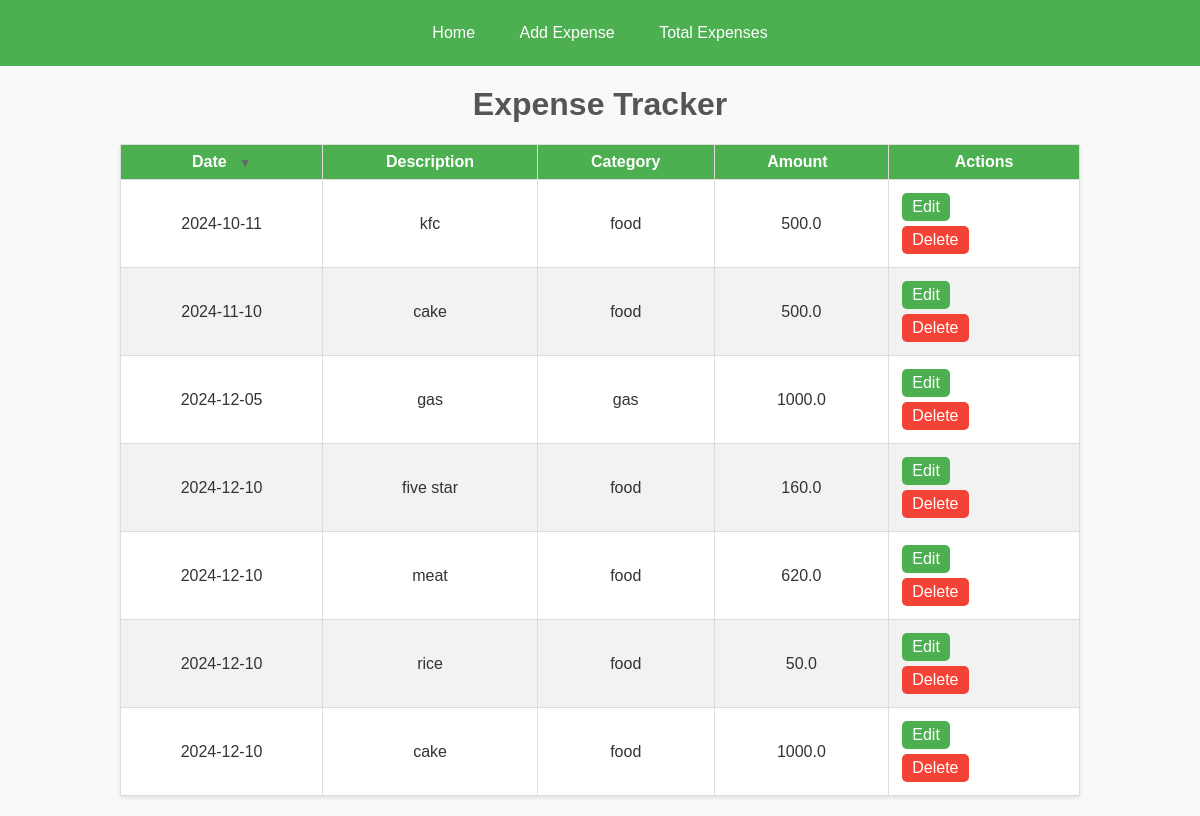
The page / on the database its author committed.
### tables this page shows
CREATE TABLE expenses (
                        id INTEGER PRIMARY KEY AUTOINCREMENT,
                        date TEXT NOT NULL,
                        description TEXT NOT NULL,
                        category TEXT NOT NULL,
                        amount REAL NOT NULL);

### app.py (the view)
@app.route('/')
def index():
    conn = sqlite3.connect('expenses.db')
    cursor = conn.cursor()
    cursor.execute("SELECT * FROM expenses")
    expenses = cursor.fetchall()
    conn.close()
    return render_template('index.html', expenses=expenses)

### templates/index.html (shortened to what this page needs)
<!DOCTYPE html>
<html lang="en">
<head>
    <link rel="stylesheet" href="/static/styles.css">
</head>
<body>
    <nav>
        <a href="{{ url_for('index') }}">Home</a>
        <a href="{{ url_for('add_expense') }}">Add Expense</a>
        <a href="{{ url_for('totals') }}">Total Expenses</a>
    </nav>
    <h1>Expense Tracker</h1>
    <table id="expensesTable">
        <thead>
            <tr>
                <th onclick="sortTable(0)">Date <span id="sortIconDate">▲</span></th>
                <th>Description</th>
                <th>Category</th>
                <th onclick="sortTable(3)">Amount </th>
                <th>Actions</th>
            </tr>
        </thead>
        <tbody>
            {% for expense in expenses %}
            <tr>
                <td>{{ expense[1] }}</td>
                <td>{{ expense[2] }}</td>
                <td>{{ expense[3] }}</td>
                <td>{{ expense[4] }}</td>
                <td>
                    <button class="edit-btn" onclick="editRow(this)">Edit</button>
                    <button class="delete-btn" onclick="deleteRow(this)">Delete</button>
                </td>
            </tr>
            {% endfor %}
        </tbody>
    </table>
</body>
</html>

### static/styles.css (style rules this page uses)
body { font-family: Arial, sans-serif; margin: 0; padding: 0; background-color: #f9f9f9; color: #333; }
h1 { text-align: center; margin-top: 20px; color: #555; }
nav { background-color: #4CAF50; overflow: hidden; padding: 10px 0; text-align: center; }
nav a { color: white; text-decoration: none; padding: 14px 20px; display: inline-block; font-size: 16px; }
table { width: 80%; margin: 20px auto; border-collapse: collapse; background-color: white; box-shadow: 0 2px 4px rgba(0, 0, 0, 0.1); }
table th, table td { border: 1px solid #ddd; text-align: center; padding: 8px; }
table th { background-color: #4CAF50; color: white; font-weight: bold; }
table tr:nth-child(even) { background-color: #f2f2f2; }
button { display: block; margin: 20px auto; padding: 10px 20px; background-color: #4CAF50; color: white; border: none; border-radius: 5px; cursor: pointer; font-size: 16px; }

### templates/index.html (style rules this page uses)
table { border-collapse: collapse; width: 80%; margin: 20px auto; }
th, td { border: 1px solid #ddd; text-align: center; padding: 8px; }
th { background-color: #f4f4f4; cursor: pointer; position: relative; }
th span { margin-left: 8px; font-size: 12px; cursor: pointer; color: #666; }
tr:nth-child(even) { background-color: #f9f9f9; }
button { padding: 5px 10px; margin: 5px; border: none; cursor: pointer; }
.edit-btn { background-color: #4CAF50; color: white; }
.delete-btn { background-color: #f44336; color: white; }

### rows shown on the page
expenses: date "2024-12-10", description "five star", category "food", amount "160.0"
expenses: date "2024-12-10", description "meat", category "food", amount "620.0"
expenses: date "2024-12-05", description "gas", category "gas", amount "1000.0"
expenses: date "2024-10-11", description "kfc", category "food", amount "500.0"
expenses: date "2024-12-10", description "rice", category "food", amount "50.0"
expenses: date "2024-12-10", description "cake", category "food", amount "1000.0"
expenses: date "2024-11-10", description "cake", category "food", amount "500.0"
